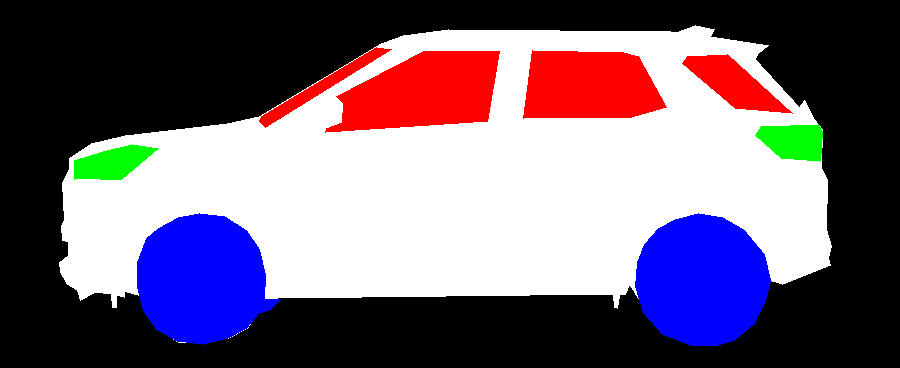
#> input picture images/003.png, 900 x 368 px; its folder holds 4 pictures in this run
$ python main.py
#> lines starting #> are read from the running program, lines starting #| are printed output that depends on the picture
import cv2
import numpy as np
import os
import concurrent.futures

folder_path = 'images'
output_folder_path = 'result'

count = 0
count_img = os.listdir(folder_path)

#Классы
classes = {
    (0, 0, 0): 0,
    (255, 255, 255): 1,
    (0, 0, 255): 2,
    (255, 0, 0): 3,
    (0, 255, 0): 4,
}

# Преобразование изображения
def convert_image(image_path):
#> called with image_path = 'images/003.png'
    image = cv2.imread(image_path)
#> image is the input picture: shape (368, 900, 3); mean B, G, R 118.3, 100, 114.4
    output_image = np.zeros((image.shape[0], image.shape[1]), dtype=np.uint8)
    for i in range(image.shape[0]):
        for j in range(image.shape[1]):
            pixel_color = tuple(image[i, j])
            if pixel_color in classes:
                output_image[i, j] = classes[pixel_color]
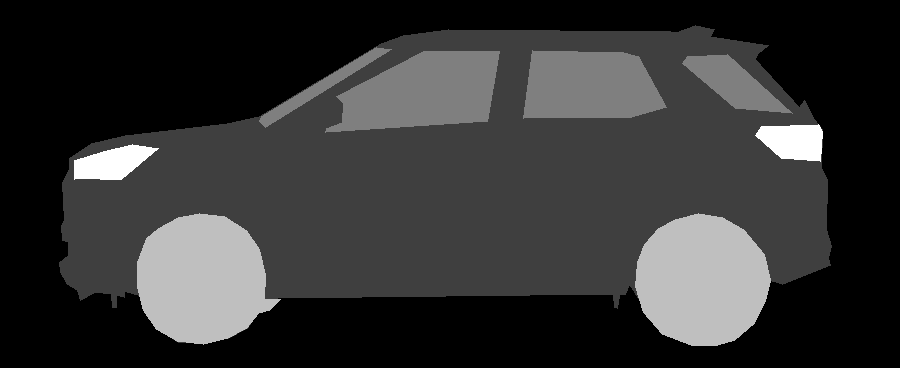
#> output_image: shape (368, 900); min 0, max 4, mean 0.813; drawn with min black and max white
    return output_image

# Функция для обработки отдельного изображения
def process_image(image_filename):
    image_path = os.path.join(folder_path, image_filename)
    output_path = os.path.join(output_folder_path, image_filename)
    converted_image = convert_image(image_path)
    cv2.imwrite(output_path, converted_image)
    return image_filename

if __name__ == '__main__':
    image_files = [filename for filename in os.listdir(folder_path) if filename.endswith('.jpg') or filename.endswith('.png')]

    with concurrent.futures.ProcessPoolExecutor() as executor:
        results = list(executor.map(process_image, image_files))
#> call 2 of convert_image, with image_path = 'images/3d_metal_machine_160_2000x.png'
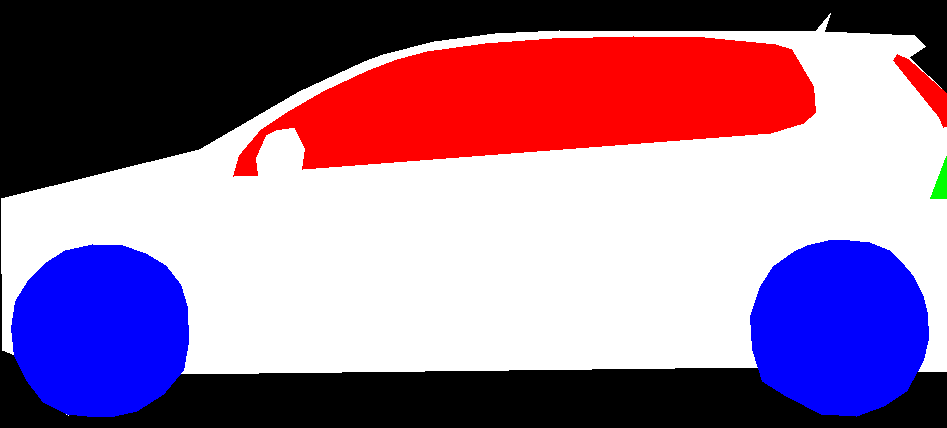
#> input picture images/3d_metal_machine_160_2000x.png, 947 x 428 px
#> in convert_image, image is the input picture: shape (428, 947, 3); mean B, G, R 147.4, 116.3, 149.7
#> after the loop in convert_image (call 2), `for i in range(image.shape[0]):`:
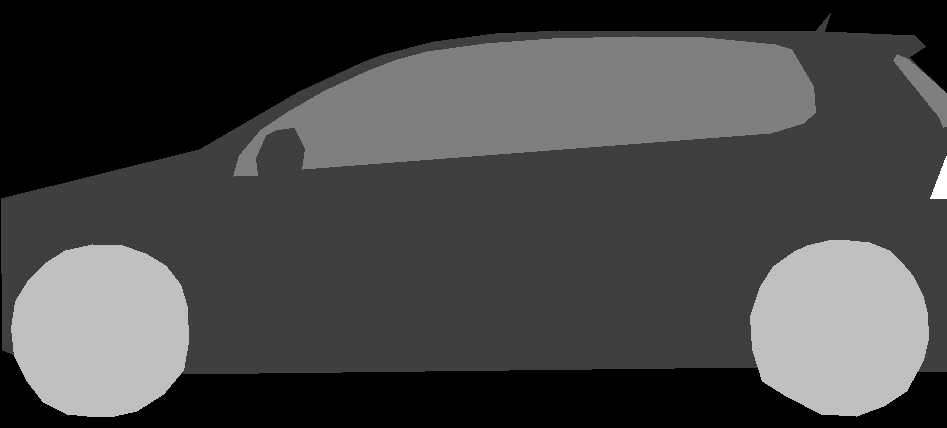
#> output_image: shape (428, 947); min 0, max 4, mean 1.09; drawn with min black and max white
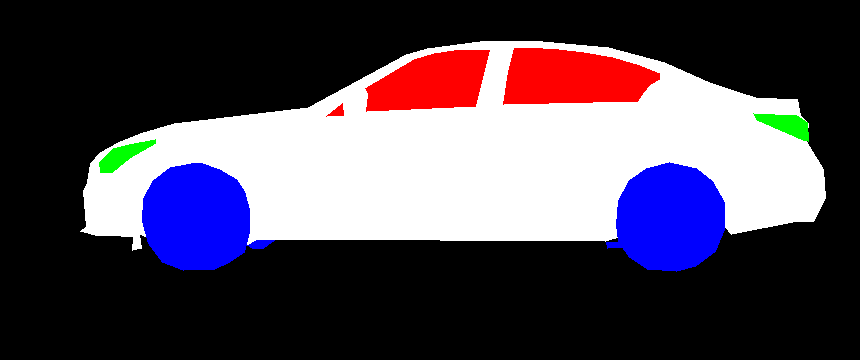
#> input picture images/63-633585_infiniti-png-car-side-profile-png-transparent-png.png, 860 x 360 px
#> in convert_image, image is the input picture: shape (360, 860, 3); mean B, G, R 85.3, 70.9, 79.9
#> after the loop in convert_image (call 3), `for i in range(image.shape[0]):`:
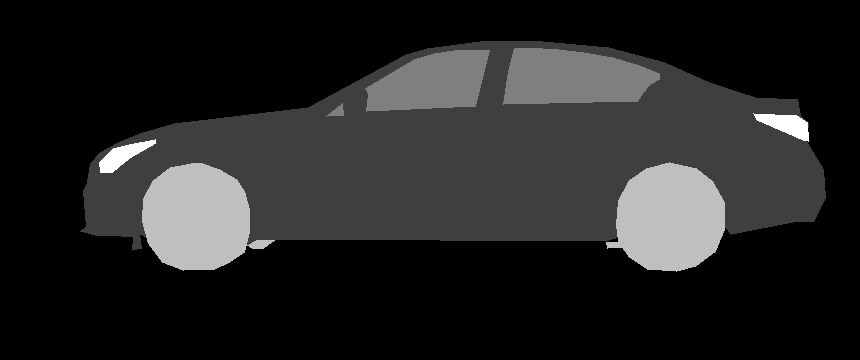
#> output_image: shape (360, 860); min 0, max 4, mean 0.561; drawn with min black and max white
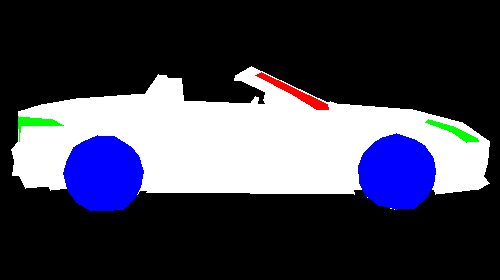
#> input picture images/75-752748_red-jaguar-f-type-car-side-view-png.png, 500 x 280 px
#> in convert_image, image is the input picture: shape (280, 500, 3); mean B, G, R 79.9, 64.1, 63.9
#> after the loop in convert_image (call 4), `for i in range(image.shape[0]):`:
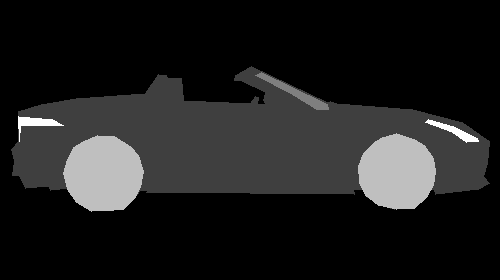
#> output_image: shape (280, 500); min 0, max 4, mean 0.475; drawn with min black and max white

    print('Все изображения обработаны.')
